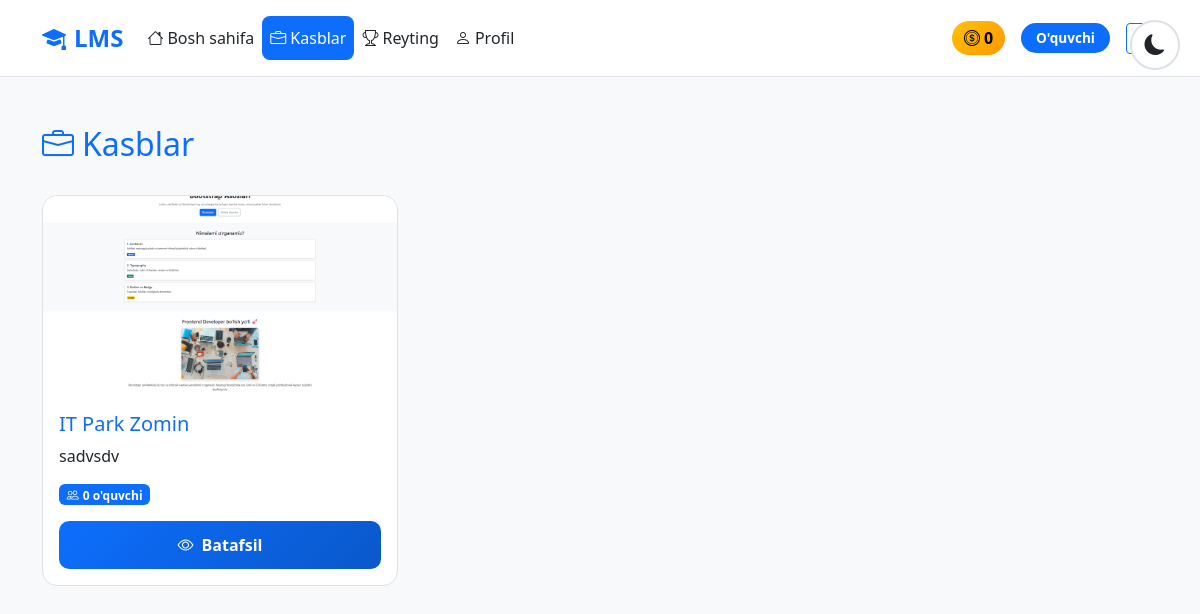
The page /professions/ (signed in) on the database as committed earlier.
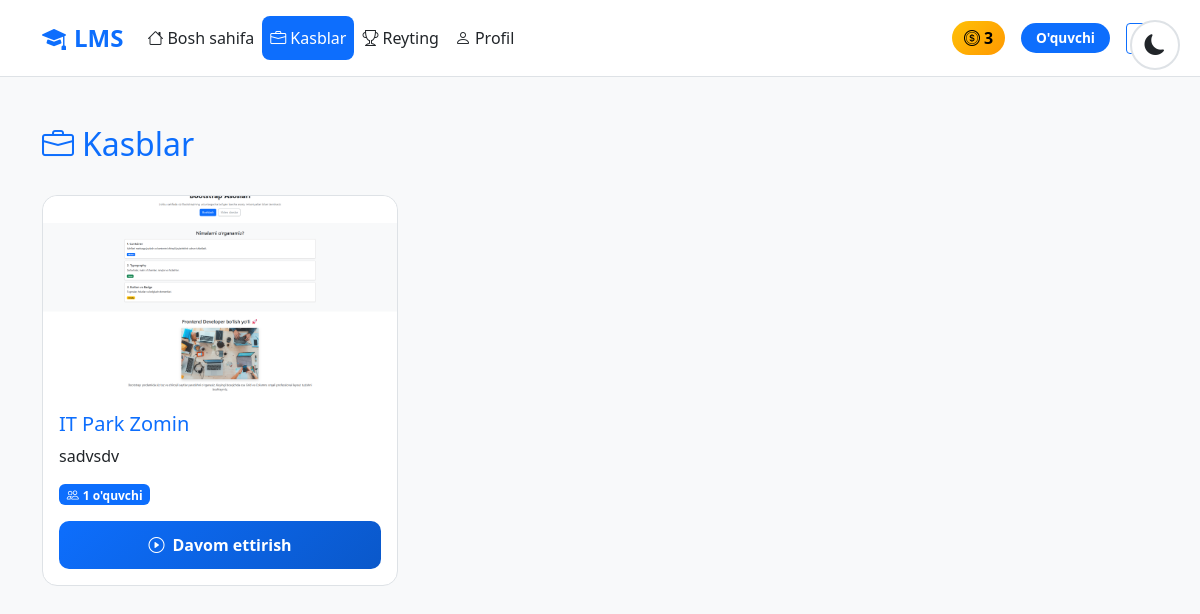
The same page on the database as committed later.
### accounts/models.py (models this page shows, shortened)
class CustomUser(AbstractUser):
    ROLE_CHOICES = (
        ('admin', 'Admin'),
        ('teacher', 'O\'qituvchi'),
        ('student', 'O\'quvchi'),
    )
    first_name = models.CharField(max_length=100, verbose_name="Ism")
    last_name = models.CharField(max_length=100, verbose_name="Familiya")
    phone = models.CharField(max_length=20, unique=True, verbose_name="Telefon raqam")
    role = models.CharField(max_length=20, choices=ROLE_CHOICES, default='student', verbose_name="Rol")
    photo = models.ImageField(upload_to='profiles/', blank=True, null=True, verbose_name="Profil rasmi")
    profession = models.ForeignKey(Profession, on_delete=models.SET_NULL, null=True, blank=True, related_name='students', verbose_name="Yo'nalish")
    is_blocked = models.BooleanField(default=False, verbose_name="Bloklangan")
    last_activity = models.DateTimeField(null=True, blank=True, verbose_name="Oxirgi faollik")
    bio = models.TextField(blank=True, null=True, verbose_name="O'zi haqida")
    coins = models.IntegerField(default=0, verbose_name="Coinlar")
    total_online_time = models.IntegerField(default=0, verbose_name="Jami online vaqt (daqiqa)")
    @property
    def is_admin(self):
        return self.role == 'admin'
    @property
    def is_teacher(self):
        return self.role == 'teacher'
    @property
    def is_student(self):
        return self.role == 'student'
    class Meta:
        verbose_name = "Foydalanuvchi"
        verbose_name_plural = "Foydalanuvchilar"

class Profession(models.Model):
    name = models.CharField(max_length=200, verbose_name="Kasb nomi")
    photo = models.ImageField(upload_to='professions/', verbose_name="Rasm")
    description = models.TextField(verbose_name="Kasb haqida")
    created_at = models.DateTimeField(auto_now_add=True)
    def student_count(self):
        return self.enrollments.filter(user__role='student').count()
    class Meta:
        verbose_name = "Kasb"
        verbose_name_plural = "Kasblar"
        ordering = ['-created_at']

### accounts/views.py (the view)
# urls.py: path('professions/', views.professions_view, name='professions'),
@login_required
def professions_view(request):
    professions = Profession.objects.all()
    enrolled_ids = []
    if request.user.is_student:
        enrolled_ids = request.user.enrollments.values_list('profession_id', flat=True)
    return render(request, 'accounts/professions.html', {'professions': professions, 'enrolled_ids': enrolled_ids})

### accounts/templates/accounts/professions.html (shortened to what this page needs)
{% extends 'accounts/base.html' %}
{% block content %}
<div class="container mt-5">
    <div class="d-flex justify-content-between align-items-center mb-4">
        <h2 style="color: var(--primary-blue);"><i class="bi bi-briefcase me-2"></i>Kasblar</h2>
    </div>
    {% if professions %}
    <div class="row">
        {% for profession in professions %}
        <div class="col-md-4 mb-4">
            <div class="card h-100">
                <img src="{{ profession.photo.url }}" class="card-img-top" alt="{{ profession.name }}">
                <div class="card-body">
                    <h5 class="card-title" style="color: var(--primary-blue);">{{ profession.name }}</h5>
                    <p class="card-text" style="color: var(--text-color);">{{ profession.description|truncatewords:15 }}</p>
                    <div class="d-flex justify-content-between align-items-center mb-3">
                        <span class="badge bg-primary">
                            <i class="bi bi-people me-1"></i>{{ profession.student_count }} o'quvchi
                        </span>
                    </div>
                    <a href="{% url 'profession_detail' profession.pk %}" class="btn btn-primary w-100">
                        {% if profession.pk in enrolled_ids %}
                            <i class="bi bi-play-circle me-2"></i>Davom ettirish
                        {% else %}
                            <i class="bi bi-eye me-2"></i>Batafsil
                        {% endif %}
                    </a>
                </div>
            </div>
        </div>
        {% endfor %}
    </div>
    {% else %}
    <div class="text-center py-5">
        <i class="bi bi-inbox text-muted" style="font-size: 5rem;"></i>
        <h4 class="mt-3">Hozircha kasblar mavjud emas</h4>
    </div>
    {% endif %}
</div>
{% endblock %}

### accounts/templates/accounts/base.html (shortened to what this page needs)
<!DOCTYPE html>
<html lang="uz" data-bs-theme="light">
<head>
    <link href="https://cdn.jsdelivr.net/npm/bootstrap@5.3.2/dist/css/bootstrap.min.css" rel="stylesheet">
    <link href="https://cdn.jsdelivr.net/npm/bootstrap-icons@1.11.1/font/bootstrap-icons.css" rel="stylesheet">
</head>
<body>
    <div class="theme-toggle">
        <button class="btn" id="themeToggle" title="Rejimni o'zgartirish">
            <i class="bi bi-moon-fill" id="themeIcon"></i>
        </button>
    </div>
    {% if user.is_authenticated %}
    <nav class="navbar navbar-expand-lg">
        <div class="container">
            <a class="navbar-brand" href="{% url 'home' %}">
                <i class="bi bi-mortarboard-fill me-2"></i>LMS
            </a>
            <div class="collapse navbar-collapse" id="navbarNav">
                <ul class="navbar-nav me-auto">
                    <li class="nav-item">
                        <a class="nav-link {% if request.resolver_match.url_name == 'home' %}active{% endif %}" href="{% url 'home' %}">
                            <i class="bi bi-house me-1"></i>Bosh sahifa
                        </a>
                    </li>
                    <li class="nav-item">
                        <a class="nav-link {% if 'profession' in request.resolver_match.url_name %}active{% endif %}" href="{% url 'professions' %}">
                            <i class="bi bi-briefcase me-1"></i>Kasblar
                        </a>
                    </li>
                    <li class="nav-item">
                        <a class="nav-link {% if request.resolver_match.url_name == 'leaderboard' %}active{% endif %}" href="{% url 'leaderboard' %}">
                            <i class="bi bi-trophy me-1"></i>Reyting
                        </a>
                    </li>
                    <li class="nav-item">
                        <a class="nav-link {% if 'profile' in request.resolver_match.url_name %}active{% endif %}" href="{% url 'profile' %}">
                            <i class="bi bi-person me-1"></i>Profil
                        </a>
                    </li>
                </ul>
                <div class="d-flex align-items-center">
                    <span class="coin-badge me-3">
                        <i class="bi bi-coin me-1"></i>{{ user.coins }}
                    </span>
                    <span class="role-badge role-{{ user.role }} me-3">
                        {% if user.role == 'admin' %}Admin{% elif user.role == 'teacher' %}O'qituvchi{% else %}O'quvchi{% endif %}
                    </span>
                    <a href="{% url 'logout' %}" class="btn btn-outline-primary btn-sm">
                    </a>
                </div>
            </div>
        </div>
    </nav>
    {% endif %}
    {% block content %}{% endblock %}
</body>
</html>

Rows that differ between the two databases and show on the page:
changed CustomUser: coins "0" → "3"
computed for Profession "IT Park Zomin": student_count "0" → "1"; text "Batafsil" → "Davom ettirish"
